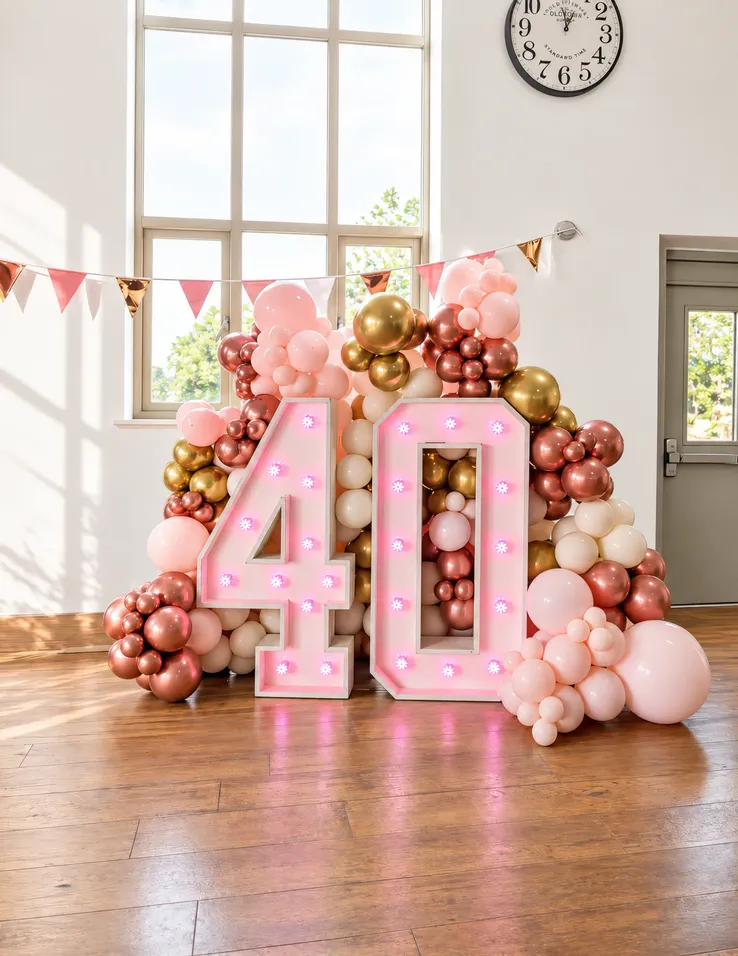
#> input picture src/assets/40th-birthday-rose-gold-marquee-surrey.webp, 738 x 956 px, shrunk from 1408 x 1823 before the run
$ python -i grade-photos.py   (imports and definitions only)
#> lines starting #> are read from the running program, lines starting #| are printed output that depends on the picture; after the words box and inside, x2 and y2 are one past the last pixel; in counts of white or black regions, pixels touching at a corner belong together
#> further down, picture is the input picture: PIL image 738x956 RGB; mean R, G, B 209.2, 178.6, 166
"""House colour grade for the Our work gallery.

Every gallery photo gets the same treatment so the page reads as one set:
the photo's white balance and brightness are nudged towards a shared target,
then the same gentle contrast, colour and sharpening are applied. Nothing is
generated or repainted, so balloons, lettering and rooms stay exactly as
photographed. The source files in src/assets/ are never changed: graded
versions are written to a separate folder and scripts/gallery-images.mjs
builds the page's copies from them.

usage (needs Pillow + numpy; Claude runs this locally):
    python3 scripts/grade-photos.py <out-dir> <source> [<source> ...]
Each output is <out-dir>/<source file name>.png
"""
import sys
from pathlib import Path

import numpy as np
from PIL import Image, ImageEnhance, ImageFilter

LUMA = np.array([0.2126, 0.7152, 0.0722], dtype=np.float32)

# Shared targets for the whole set.
TARGET_MEDIAN = 0.50     # mid-tone brightness the set is pulled towards
EXPOSURE_PULL = 0.6      # 0 = leave brightness, 1 = match target exactly
GAMMA_LIMITS = (0.80, 1.25)
WB_STRENGTH = 0.55       # how far to neutralise colour casts
WB_MAX_GAIN = 0.08       # never shift a channel more than 8%
WARMTH = 0.012           # tiny warm bias to sit with the site's cream
TARGET_SAT = 0.30        # set-wide colour level
SAT_PULL = 0.5
SAT_LIMITS = (0.97, 1.10)
CONTRAST = 1.05


def grade(img: Image.Image) -> Image.Image:
    a = np.asarray(img.convert("RGB")).astype(np.float32) / 255.0

    # 1. White balance, measured only on near-neutral areas (white walls,
    #    grey floors) so a pink or blue colour scheme - even a pale pastel panel - is never
    #    mistaken for a cast. Photos without enough neutral area are left as
    #    shot. Capped and only partly applied.
    lum = a @ LUMA
    mx, mn = a.max(axis=2), a.min(axis=2)
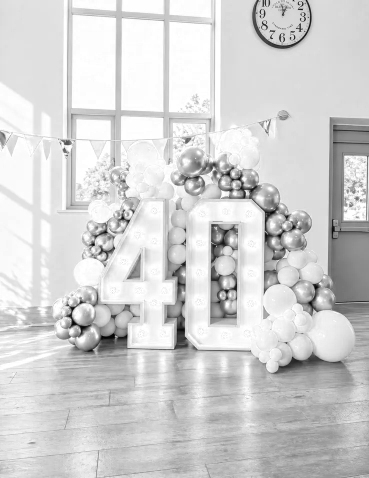
#> mx: shape (956, 738) float32 (shown at 1/2 size); min 0, max 1, mean 0.822
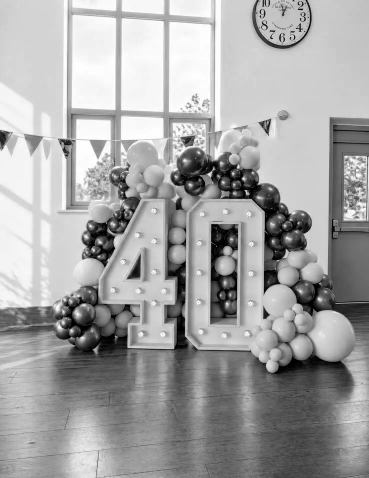
#> mn: shape (956, 738) float32 (shown at 1/2 size); min 0, max 1, mean 0.645
    sat = (mx - mn) / np.maximum(mx, 1e-4)
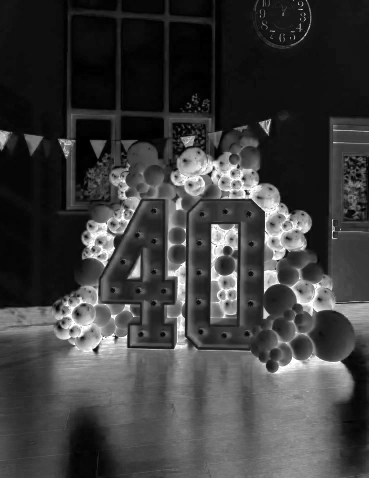
#> sat: shape (956, 738) float32 (shown at 1/2 size); min 0, max 1, mean 0.245
    neutral = (lum > 0.30) & (lum < 0.92) & (sat < 0.08)
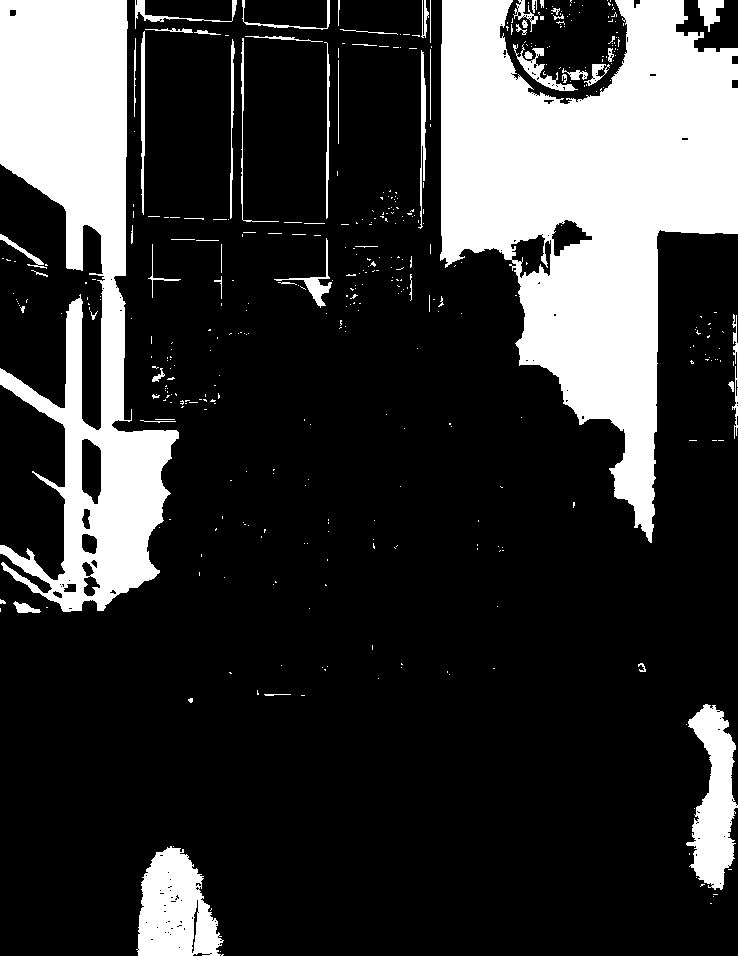
#> neutral: shape (956, 738) bool; 22% white; 429 white regions (366 under 20 px), largest, box (x1, y1, x2, y2) and area: (440, 0, 738, 543) 83011, (0, 0, 179, 612) 50462, (136, 846, 224, 956) 6578
    if neutral.mean() > 0.03:
        means = a[neutral].mean(axis=0)
#> means = [0.862, 0.837, 0.814]
        gains = means.mean() / np.maximum(means, 1e-4)
#> gains = [0.972, 1, 1.03]
        gains = 1 + np.clip((gains - 1) * WB_STRENGTH, -WB_MAX_GAIN, WB_MAX_GAIN)
#> gains = [0.984, 1, 1.02]
    else:
        gains = np.ones(3, dtype=np.float32)
    gains = gains * np.array([1 + WARMTH, 1.0, 1 - WARMTH], dtype=np.float32)
#> gains = [0.996, 1, 1]
    a = np.clip(a * gains, 0, 1)

    # 2. Levels from the photo's own black and white points (same for all
    #    channels so colours don't shift).
    lum = a @ LUMA
    lo, hi = np.percentile(lum, [0.4, 99.7])
#> lo = 0.0599; hi = 0.997
    if hi - lo > 0.25:
        a = np.clip((a - lo) / (hi - lo), 0, 1)

    # 3. Exposure: move the median brightness part-way to the shared target.
    med = float(np.median(a @ LUMA))
#> med = 0.769
    if 0.02 < med < 0.98:
        want = med + (TARGET_MEDIAN - med) * EXPOSURE_PULL
#> want = 0.608
        gamma = np.log(want) / np.log(med)
#> gamma = 1.9
        gamma = float(np.clip(gamma, *GAMMA_LIMITS))
#> gamma = 1.25
        a = np.power(a, gamma)
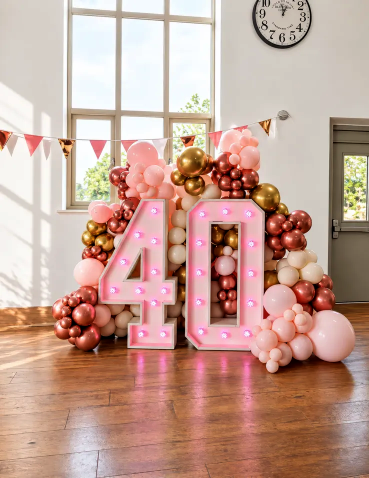
#> a: shape (956, 738, 3) float32 (shown at 1/2 size); mean R, G, B 0.772, 0.635, 0.584

    out = Image.fromarray((np.clip(a, 0, 1) * 255 + 0.5).astype(np.uint8))

    # 4. Same contrast for everything, then colour pulled towards the set level.
    out = ImageEnhance.Contrast(out).enhance(CONTRAST)
    hsv = np.asarray(out.convert("HSV")).astype(np.float32) / 255.0
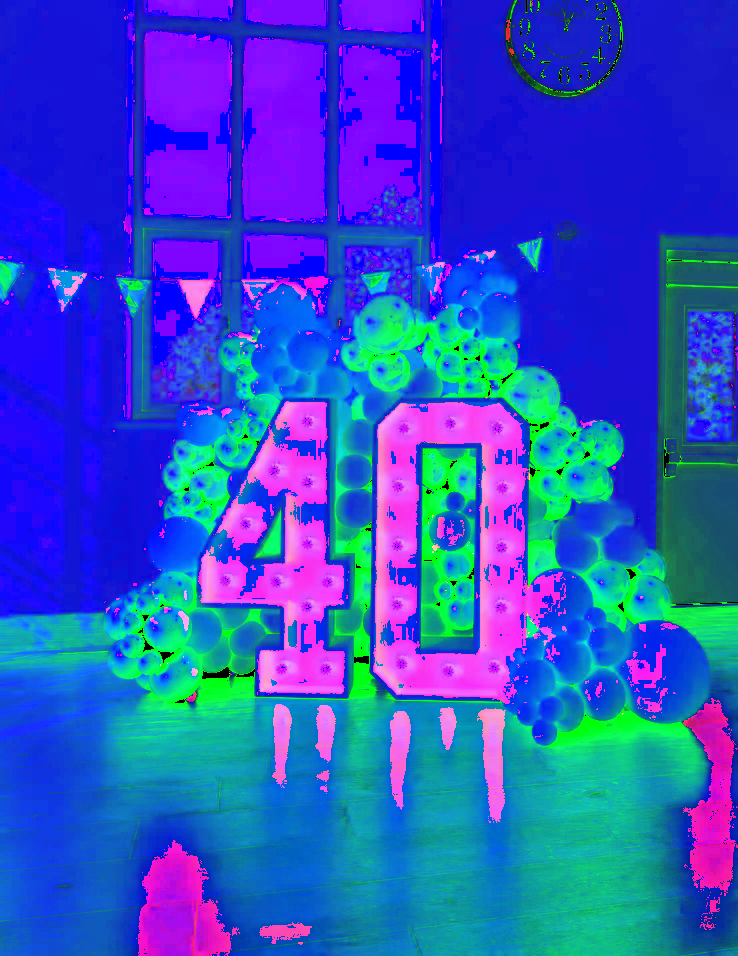
#> hsv: shape (956, 738, 3) float32; mean R, G, B 0.187, 0.313, 0.777
    sat = float(hsv[..., 1].mean())
#> sat = 0.312
    if sat > 0.02:
        factor = 1 + ((TARGET_SAT / sat) - 1) * SAT_PULL
#> factor = 0.98
        out = ImageEnhance.Color(out).enhance(float(np.clip(factor, *SAT_LIMITS)))

    # 5. Light sharpen (gallery copies are downsized afterwards).
    return out.filter(ImageFilter.UnsharpMask(radius=1.4, percent=55, threshold=3))


# [7 lines not run here, left out]

>>> from PIL import Image
>>> picture = Image.open('../src/assets/40th-birthday-rose-gold-marquee-surrey.webp')
>>> result = grade(picture)

$ run again, on src/assets/christening-blessing-styling-surrey.webp
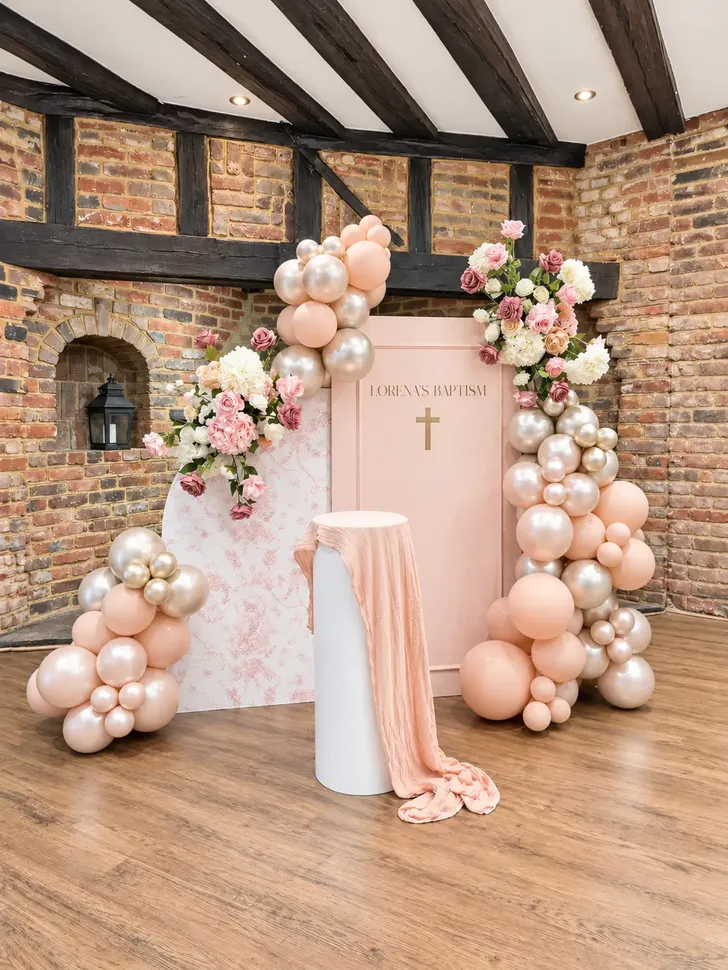
#> input picture src/assets/christening-blessing-styling-surrey.webp, 728 x 970 px, shrunk from 1201 x 1600 before the run
#> picture is the input picture: PIL image 728x970 RGB; mean R, G, B 181.6, 150.9, 129.7
#> in grade, `neutral = (lum > 0.30) & (lum < 0.92) & (sat < 0.08)`:
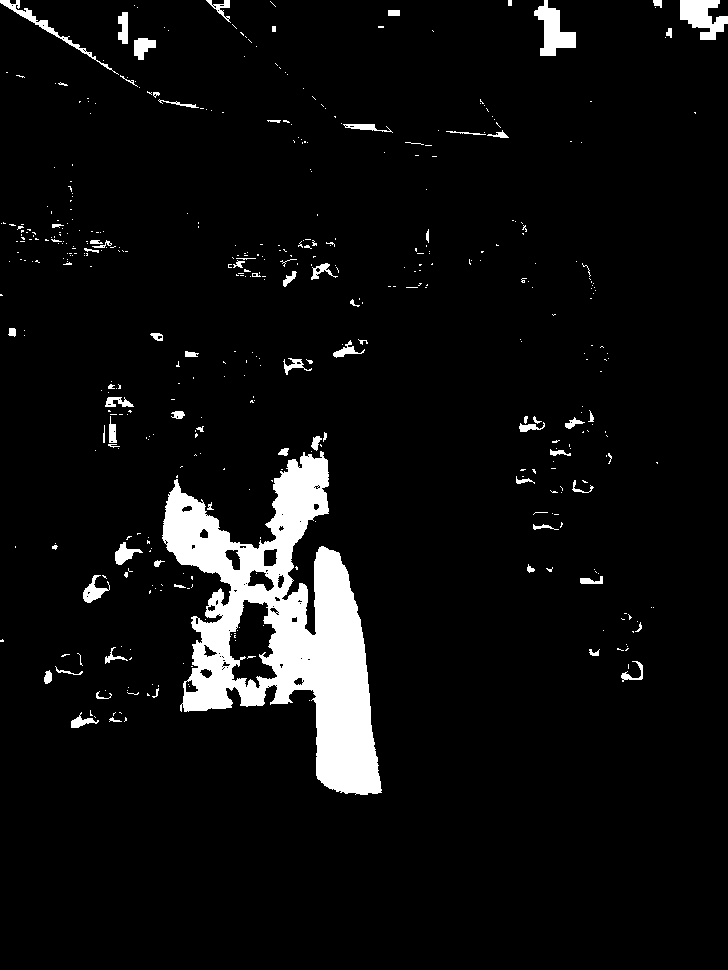
#> neutral: shape (970, 728) bool; 5.9% white; 467 white regions (392 under 20 px), largest, box (x1, y1, x2, y2) and area: (162, 451, 382, 795) 31528, (680, 0, 728, 40) 1167, (534, 0, 576, 56) 1154
#> means = [0.857, 0.833, 0.828]
#> in grade, `gains = means.mean() / np.maximum(means, 1e-4)`: gains = [0.979, 1.01, 1.01]
#> in grade, `gains = 1 + np.clip((gains - 1) * WB_STRENGTH, -WB_MAX_GAIN, WB_MAX_GA..`: gains = [0.988, 1, 1.01]
#> in grade, `gains = gains * np.array([1 + WARMTH, 1.0, 1 - WARMTH], dtype=np.float..`: gains = [1, 1, 0.996]
#> lo = 0.0572; hi = 0.981
#> med = 0.66
#> want = 0.564
#> in grade, `gamma = np.log(want) / np.log(med)`: gamma = 1.38
#> in grade, `gamma = float(np.clip(gamma, *GAMMA_LIMITS))`: gamma = 1.25
#> in grade, `hsv = np.asarray(out.convert("HSV")).astype(np.float32) / 255.0`:
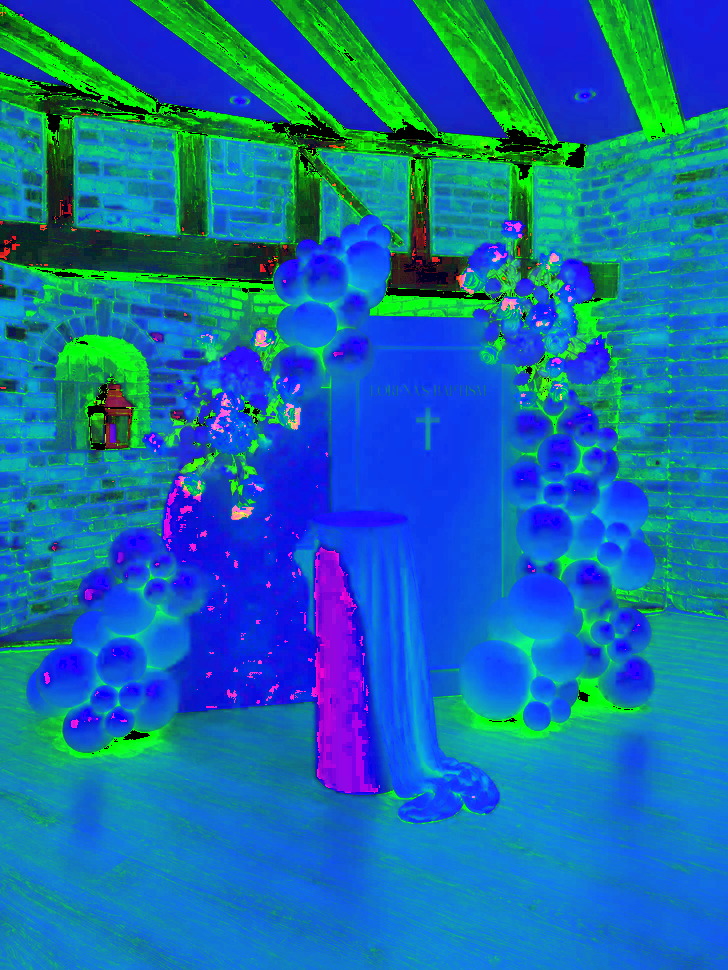
#> hsv: shape (970, 728, 3) float32; mean R, G, B 0.0798, 0.424, 0.668
#> in grade, `sat = float(hsv[..., 1].mean())`: sat = 0.424
#> factor = 0.854
